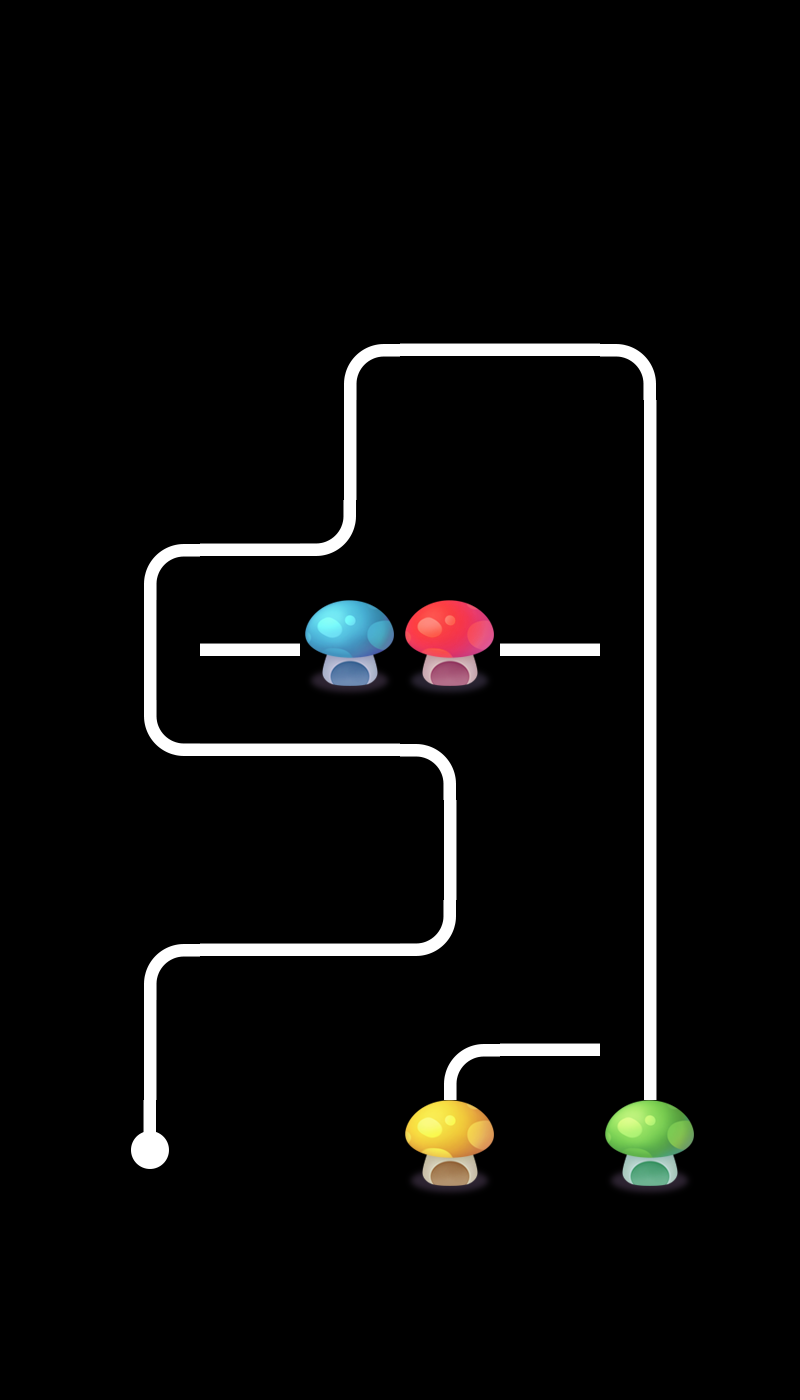

Below is a game level as drawn by its tile map, then a one-line description and the .tmx that defines it (tile-layer data replaced by summaries):
An orthogonal 8x14 tile map with 100x100 px tiles, 1 tile layer (layer0) and 3 objects.

<map version="1.0" orientation="orthogonal" renderorder="right-down" width="8" height="14" tilewidth="100" tileheight="100" nextobjectid="6">
 <tileset firstgid="1" name="tiled" tilewidth="100" tileheight="100">
  <image source="tiled.png" width="500" height="400" />
 </tileset>
 <layer name="layer0" width="8" height="14">
  <data>[112 cells, 35 non-empty, 11 distinct tile ids]</data>
 </layer>
 <objectgroup name="object1">
  <object id="1" x="118.182" y="621.212" width="57.5758" height="51.5152">
   <properties>
    <property name="id" value="0" />
   </properties>
  </object>
  <object id="2" x="624.242" y="627.273" width="57.5758" height="51.5152">
   <properties>
    <property name="id" value="1" />
   </properties>
  </object>
  <object id="3" x="621.212" y="1030.3" width="51.5152" height="48.4848">
   <properties>
    <property name="id" value="2" />
   </properties>
  </object>
 </objectgroup>
</map>
